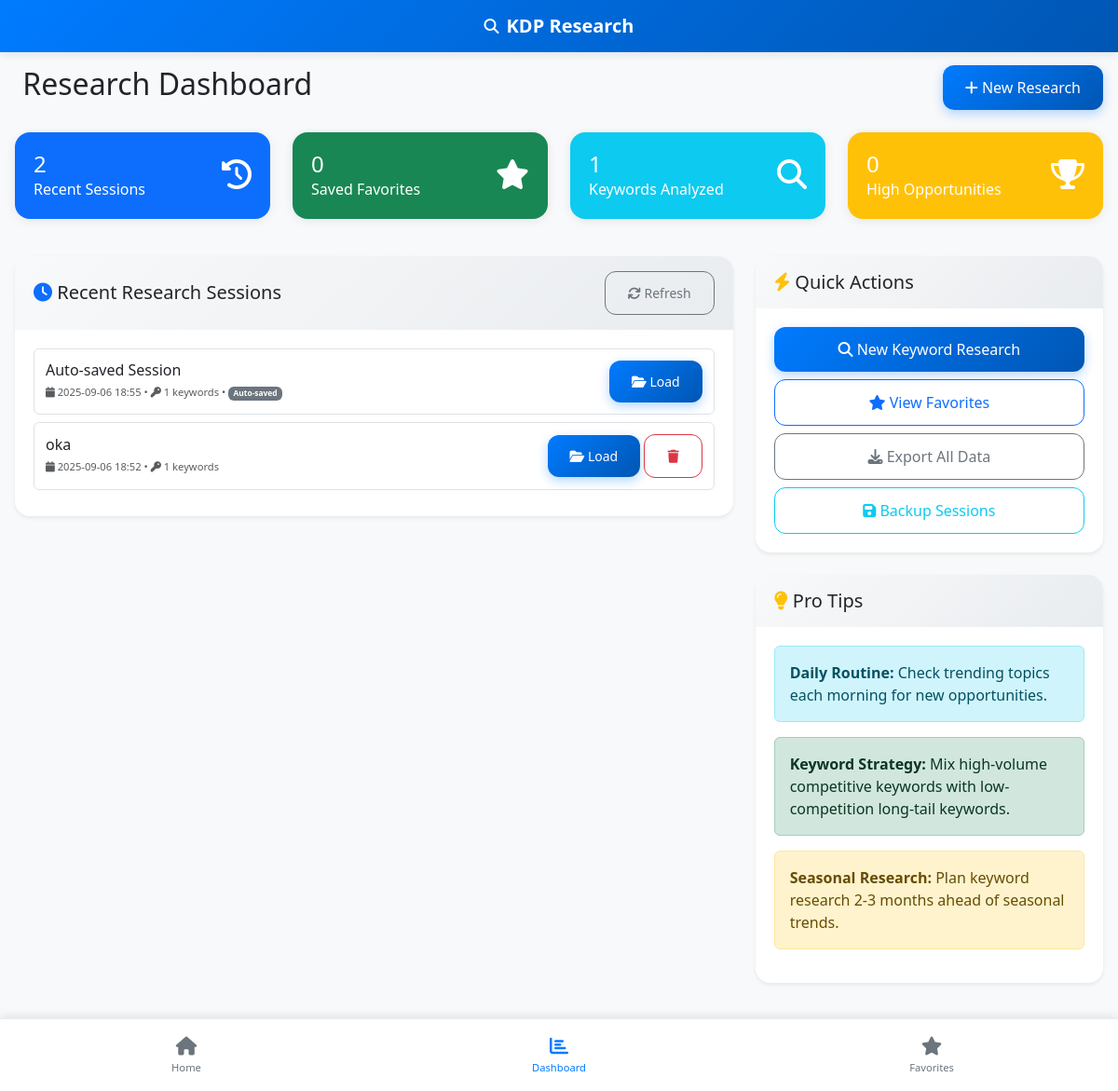
Page /dashboard on the earlier database version.
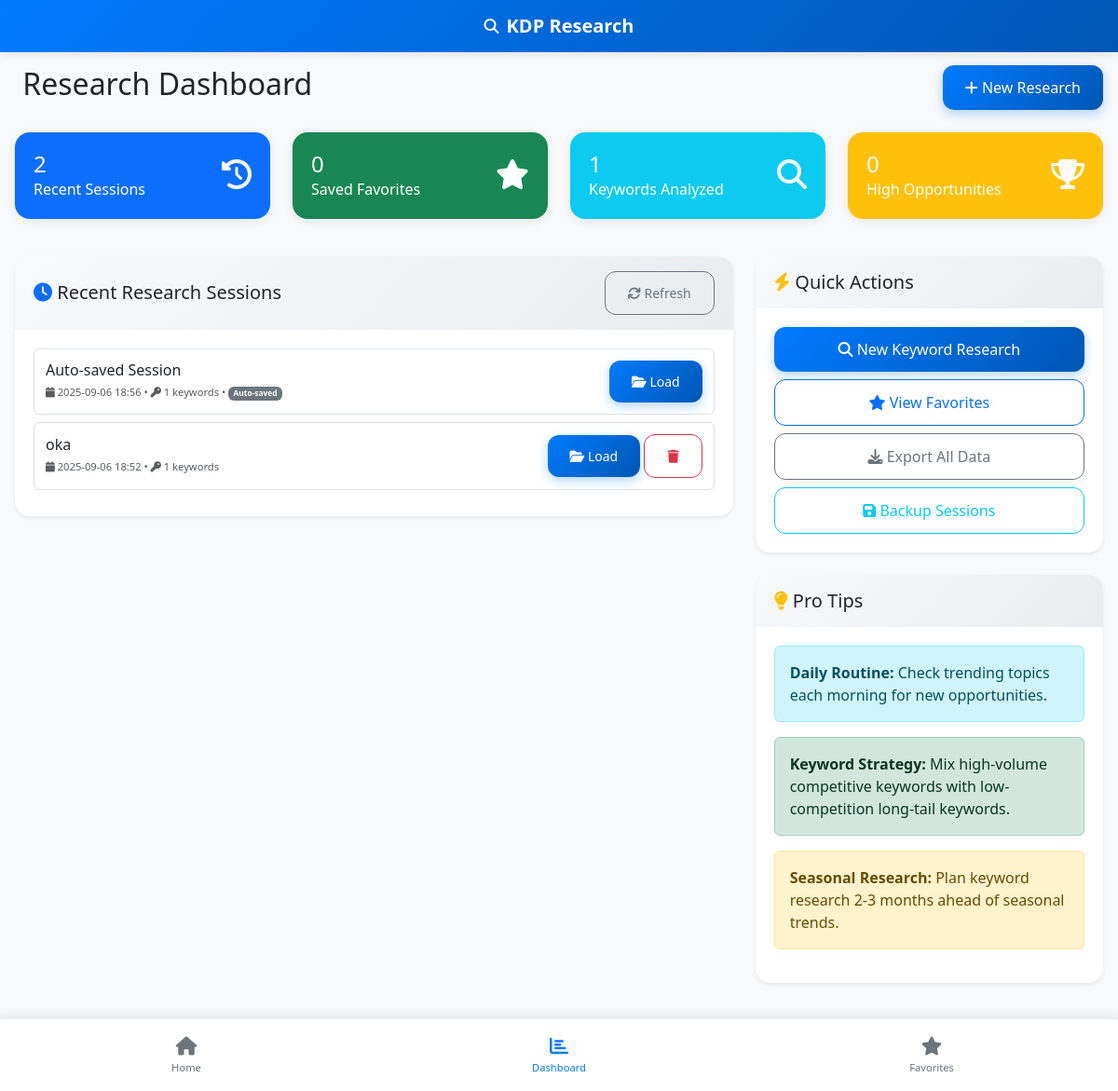
Same page on the later database version.
### models.py (models this page shows, shortened)
class SearchSession(db.Model):
    id = db.Column(db.Integer, primary_key=True)
    session_name = db.Column(db.String(200), nullable=False)
    keywords = db.Column(db.Text)  # JSON string of keywords and their data
    created_at = db.Column(db.DateTime, default=datetime.utcnow)
    updated_at = db.Column(db.DateTime, default=datetime.utcnow, onupdate=datetime.utcnow)
    is_autosave = db.Column(db.Boolean, default=False)
    def get_keywords(self):
        if self.keywords:
            return json.loads(self.keywords)
        return []

### routes.py (the view)
@app.route('/dashboard')
def dashboard():
    recent_sessions = SearchSession.query.order_by(SearchSession.updated_at.desc()).limit(5).all()
    return render_template('dashboard.html', recent_sessions=recent_sessions)

### templates/dashboard.html (shortened to what this page needs)
{% extends "base.html" %}
{% block content %}
<div class="row">
    <div class="col-12">
        <div class="d-flex justify-content-between align-items-center mb-4">
            <h2>
                Research Dashboard
            </h2>
            <div>
                <a href="{{ url_for('index') }}" class="btn btn-primary">
                    <i class="fas fa-plus"></i> New Research
                </a>
            </div>
        </div>
    </div>
</div>
<div class="row">
    <div class="col-lg-3 col-md-6 mb-4">
        <div class="card bg-primary text-white">
            <div class="card-body">
                <div class="d-flex justify-content-between">
                    <div>
                        <h4 class="mb-0">{{ recent_sessions|length }}</h4>
                        <p class="mb-0">Recent Sessions</p>
                    </div>
                    <div class="align-self-center">
                        <i class="fas fa-history fa-2x"></i>
                    </div>
                </div>
            </div>
        </div>
    </div>
    <div class="col-lg-3 col-md-6 mb-4">
        <div class="card bg-success text-white">
            <div class="card-body">
                <div class="d-flex justify-content-between">
                    <div>
                        <h4 class="mb-0" id="favoritesCount">0</h4>
                        <p class="mb-0">Saved Favorites</p>
                    </div>
                    <div class="align-self-center">
                        <i class="fas fa-star fa-2x"></i>
                    </div>
                </div>
            </div>
        </div>
    </div>
    <div class="col-lg-3 col-md-6 mb-4">
        <div class="card bg-info text-white">
            <div class="card-body">
                <div class="d-flex justify-content-between">
                    <div>
                        <h4 class="mb-0" id="totalKeywords">0</h4>
                        <p class="mb-0">Keywords Analyzed</p>
                    </div>
                    <div class="align-self-center">
                        <i class="fas fa-search fa-2x"></i>
                    </div>
                </div>
            </div>
        </div>
    </div>
    <div class="col-lg-3 col-md-6 mb-4">
        <div class="card bg-warning text-white">
            <div class="card-body">
                <div class="d-flex justify-content-between">
                    <div>
                        <h4 class="mb-0" id="opportunityKeywords">0</h4>
                        <p class="mb-0">High Opportunities</p>
                    </div>
                    <div class="align-self-center">
                        <i class="fas fa-trophy fa-2x"></i>
                    </div>
                </div>
            </div>
        </div>
    </div>
</div>
<div class="row">
    <div class="col-lg-8">
        <div class="card shadow-sm">
            <div class="card-header d-flex justify-content-between align-items-center">
                <h5 class="mb-0">
                    <i class="fas fa-clock text-primary"></i>
                    Recent Research Sessions
                </h5>
                <button class="btn btn-sm btn-outline-secondary" onclick="refreshSessions()">
                    <i class="fas fa-refresh"></i> Refresh
                </button>
            </div>
            <div class="card-body">
                {% if recent_sessions %}
                    <div id="sessionsContainer">
                        {% for session in recent_sessions %}
                        <div class="session-item" data-session-id="{{ session.id }}">
                            <div class="session-info">
                                <h6 class="mb-1">{{ session.session_name }}</h6>
                                <div class="session-meta">
                                    <small class="text-muted">
                                        <i class="fas fa-calendar"></i>
                                        {{ session.updated_at.strftime('%Y-%m-%d %H:%M') }}
                                        •
                                        <i class="fas fa-key"></i>
                                        {{ session.get_keywords()|length }} keywords
                                        {% if session.is_autosave %}
                                        • <span class="badge bg-secondary">Auto-saved</span>
                                        {% endif %}
                                    </small>
                                </div>
                            </div>
                            <div class="session-actions">
                                <button class="btn btn-sm btn-primary" onclick="loadSession({{ session.id }})">
                                    <i class="fas fa-folder-open"></i> Load
                                </button>
                                {% if not session.is_autosave %}
                                <button class="btn btn-sm btn-outline-danger" onclick="deleteSession({{ session.id }})">
                                    <i class="fas fa-trash"></i>
                                </button>
                                {% endif %}
                            </div>
                        </div>
                        {% endfor %}
                    </div>
                {% endif %}
            </div>
        </div>
    </div>
    <div class="col-lg-4">
        <div class="card shadow-sm mb-4">
            <div class="card-header">
                <h5 class="mb-0">
                    <i class="fas fa-bolt text-warning"></i>
                    Quick Actions
                </h5>
            </div>
            <div class="card-body">
                <div class="d-grid gap-2">
                    <a href="{{ url_for('index') }}" class="btn btn-primary">
                        <i class="fas fa-search"></i> New Keyword Research
                    </a>
                    <a href="{{ url_for('favorites') }}" class="btn btn-outline-primary">
                        <i class="fas fa-star"></i> View Favorites
                    </a>
                    <button class="btn btn-outline-secondary" onclick="exportAllData()">
                        <i class="fas fa-download"></i> Export All Data
                    </button>
                    <button class="btn btn-outline-info" onclick="backupSessions()">
                        <i class="fas fa-save"></i> Backup Sessions
                    </button>
                </div>
            </div>
        </div>
        <div class="card shadow-sm">
            <div class="card-header">
                <h5 class="mb-0">
                    <i class="fas fa-lightbulb text-warning"></i>
                    Pro Tips
                </h5>
            </div>
            <div class="card-body">
                <div class="alert alert-info">
                    <strong>Daily Routine:</strong> Check trending topics each morning for new opportunities.
                </div>
                <div class="alert alert-success">
                    <strong>Keyword Strategy:</strong> Mix high-volume competitive keywords with low-competition long-tail keywords.
                </div>
                <div class="alert alert-warning">
                    <strong>Seasonal Research:</strong> Plan keyword research 2-3 months ahead of seasonal trends.
                </div>
            </div>
        </div>
    </div>
</div>
{% endblock %}

### templates/base.html (shortened to what this page needs)
<!DOCTYPE html>
<html lang="en" data-bs-theme="light">
<head>
    <link href="https://cdn.jsdelivr.net/npm/bootstrap@5.3.2/dist/css/bootstrap.min.css" rel="stylesheet">
    <link href="https://cdnjs.cloudflare.com/ajax/libs/font-awesome/6.4.0/css/all.min.css" rel="stylesheet">
    <link href="{{ url_for('static', filename='css/styles.css') }}" rel="stylesheet">
</head>
<body>
    <header class="mobile-header bg-primary text-white fixed-top">
        <div class="container-fluid">
            <div class="d-flex align-items-center justify-content-center py-3">
                <i class="fas fa-search me-2"></i>
                <h1 class="h5 mb-0 fw-bold">KDP Research</h1>
            </div>
        </div>
    </header>
    <div class="header-spacer"></div>
    <main class="mobile-content">
        <div class="container-fluid px-3">
            {% block content %}{% endblock %}
        </div>
    </main>
    <nav class="mobile-bottom-nav fixed-bottom bg-white border-top">
        <div class="container-fluid">
            <div class="row text-center">
                <div class="col-4">
                    <a href="{{ url_for('index') }}" class="nav-link {% if request.endpoint == 'index' %}active{% endif %}">
                        <i class="fas fa-home fa-lg"></i>
                        <small class="d-block mt-1">Home</small>
                    </a>
                </div>
                <div class="col-4">
                    <a href="{{ url_for('dashboard') }}" class="nav-link {% if request.endpoint == 'dashboard' %}active{% endif %}">
                        <i class="fas fa-chart-bar fa-lg"></i>
                        <small class="d-block mt-1">Dashboard</small>
                    </a>
                </div>
                <div class="col-4">
                    <a href="{{ url_for('favorites') }}" class="nav-link {% if request.endpoint == 'favorites' %}active{% endif %}">
                        <i class="fas fa-star fa-lg"></i>
                        <small class="d-block mt-1">Favorites</small>
                    </a>
                </div>
            </div>
        </div>
    </nav>
    <div class="mobile-nav-spacer"></div>
    <div id="toastContainer" class="toast-container position-fixed top-0 end-0 p-3" style="z-index: 1050;"></div>
</body>
</html>

### static/css/styles.css (style rules this page uses)
:root { --bg-primary: #ffffff; --bg-secondary: #f8f9fa; --text-primary: #212529; --text-secondary: #6c757d; --border-color: #dee2e6; --accent-color: #007bff; --success-color: #28a745; --warning-color: #ffc107; --danger-color: #dc3545; --info-color: #17a2b8; --dark-bg-primary: #1a1a1a; --dark-bg-secondary: #2d2d2d; --dark-text-primary: #ffffff; --dark-text-secondary: #b0b0b0; --dark-border-color: #404040; --dark-accent-color: #0d6efd; }
body { font-family: 'Segoe UI', Tahoma, Geneva, Verdana, sans-serif; transition: all 0.3s ease; background-color: #f8f9fa; margin: 0; padding: 0; overflow-x: hidden; }
.mobile-header { z-index: 1000; box-shadow: 0 2px 10px rgba(0,0,0,0.1); background: linear-gradient(135deg, #007bff 0%, #0056b3 100%) !important; }
.header-spacer { height: 70px; }
.mobile-bottom-nav { z-index: 1000; background-color: #ffffff !important; box-shadow: 0 -2px 10px rgba(0,0,0,0.1); border-top: 1px solid #e9ecef !important; padding: 8px 0; }
.mobile-bottom-nav .nav-link { color: #6c757d; text-decoration: none; padding: 8px 4px; transition: all 0.2s ease; border-radius: 8px; margin: 0 4px; }
.mobile-bottom-nav .nav-link.active { color: #007bff; font-weight: 600; }
.mobile-bottom-nav small { font-size: 0.7rem; font-weight: 500; }
.mobile-nav-spacer { height: 80px; }
.mobile-content { min-height: calc(100vh - 150px); padding-bottom: 20px; }
.session-item { display: flex; justify-content: space-between; align-items: center; padding: 0.75rem; border: 1px solid var(--border-color); border-radius: 0.375rem; margin-bottom: 0.5rem; }
.session-info h6 { margin-bottom: 0.25rem; }
.session-meta { font-size: 0.8rem; color: var(--text-secondary); }
.card { border: none; border-radius: 16px; box-shadow: 0 2px 12px rgba(0,0,0,0.08); margin-bottom: 16px; }
.card-header { background: linear-gradient(135deg, #f8f9fa 0%, #e9ecef 100%); border-bottom: none; border-radius: 16px 16px 0 0 !important; padding: 16px 20px; }
.card-body { padding: 20px; }
.btn { border-radius: 12px; font-weight: 500; padding: 12px 24px; transition: all 0.2s ease; }
.btn-primary { background: linear-gradient(135deg, #007bff 0%, #0056b3 100%); border: none; box-shadow: 0 4px 12px rgba(0, 123, 255, 0.3); }
.toast-container { z-index: 1050; }

Differences in the rows shown:
changed SearchSession "Auto-saved Session": updated_at "2025-09-06 18:55" → "2025-09-06 18:56"
